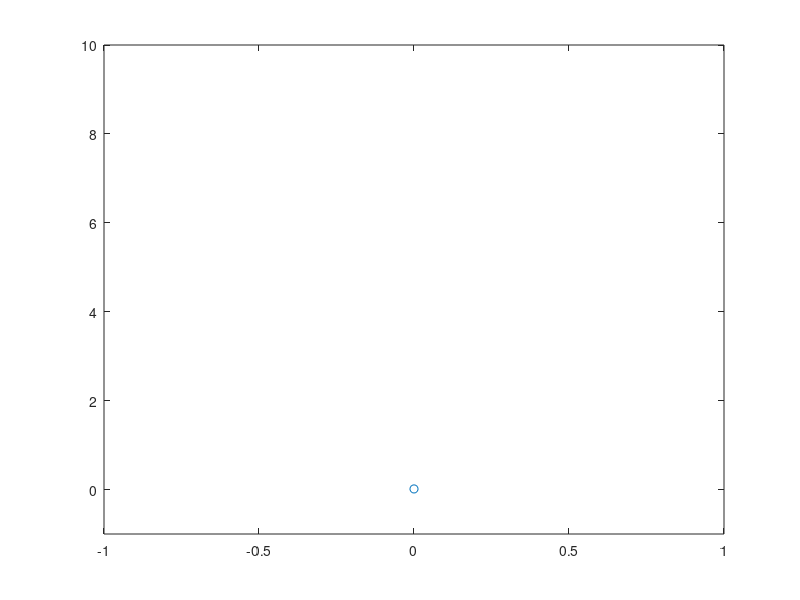
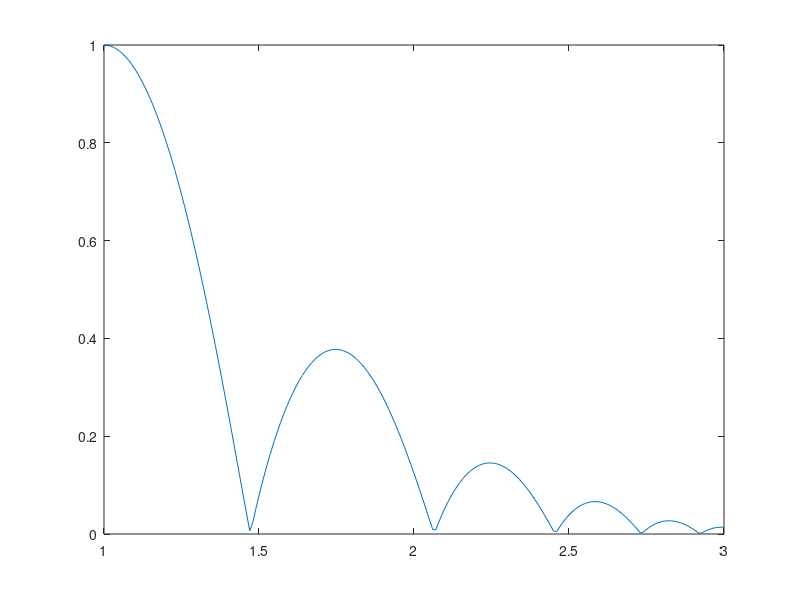

MATLAB code to generate these figures, in order:


function barrier_contact

  x0 = [1,0];
  t = 1:0.01:3;
  [t,x]= ode45(@ode, t, x0);
  
  figure
  ph = plot(0, 0, 'o');
  ylim([-1,10])
  for k=1:size(x,1)
    set(ph, 'Ydata', x(k, 1))
    pause(0.01)
  end
  
  figure 
  plot(t,x(:,1))

end

function dx = ode(t,x)

  p = x(1);
  v = x(2);
  
  h = -p;
  
  if h > 0
    force = 1e12;
  else
    force = -reallog(-h);
  end

  dx = zeros(2,1);
  dx(1) = v;
  dx(2) = force - 9.91 - min(force,100)*v;

end